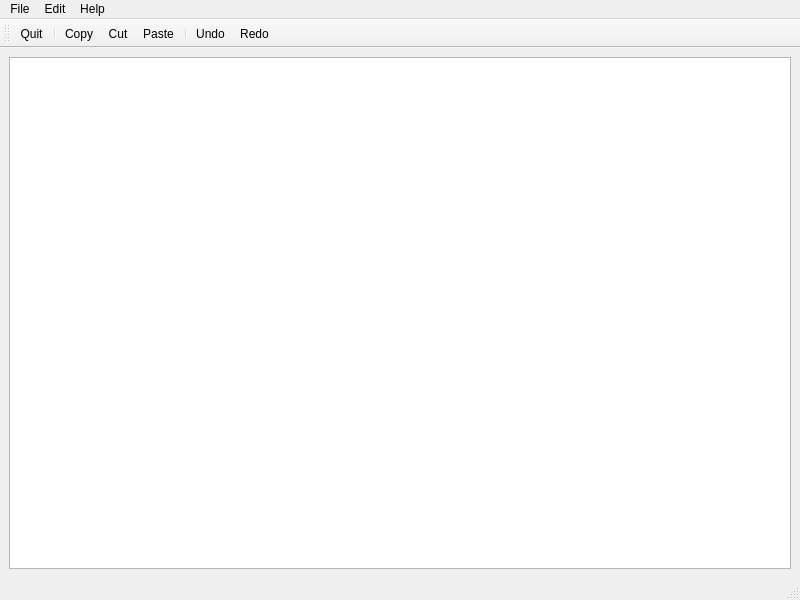
<?xml version="1.0" encoding="UTF-8"?>
<ui version="4.0">
 <class>MainWindow</class>
 <widget class="QMainWindow" name="MainWindow">
  <property name="geometry">
   <rect>
    <x>0</x>
    <y>0</y>
    <width>800</width>
    <height>600</height>
   </rect>
  </property>
  <property name="windowTitle">
   <string>MainWindow</string>
  </property>
  <widget class="QWidget" name="centralwidget">
   <layout class="QVBoxLayout" name="verticalLayout">
    <item>
     <widget class="QTextEdit" name="textEdit"/>
    </item>
   </layout>
  </widget>
  <widget class="QMenuBar" name="menubar">
   <property name="geometry">
    <rect>
     <x>0</x>
     <y>0</y>
     <width>800</width>
     <height>22</height>
    </rect>
   </property>
   <widget class="QMenu" name="menuFile">
    <property name="title">
     <string>File</string>
    </property>
    <addaction name="actionQuit"/>
   </widget>
   <widget class="QMenu" name="menuEdit">
    <property name="title">
     <string>Edit</string>
    </property>
    <addaction name="actionCopy"/>
    <addaction name="actionCut"/>
    <addaction name="actionPaste"/>
    <addaction name="separator"/>
    <addaction name="actionRedo"/>
    <addaction name="actionUndo"/>
   </widget>
   <widget class="QMenu" name="menuHelp">
    <property name="title">
     <string>Help</string>
    </property>
    <addaction name="actionAbout"/>
    <addaction name="actionAboutQt"/>
   </widget>
   <addaction name="menuFile"/>
   <addaction name="menuEdit"/>
   <addaction name="menuHelp"/>
  </widget>
  <widget class="QStatusBar" name="statusbar"/>
  <widget class="QToolBar" name="toolBar">
   <property name="windowTitle">
    <string>toolBar</string>
   </property>
   <attribute name="toolBarArea">
    <enum>TopToolBarArea</enum>
   </attribute>
   <attribute name="toolBarBreak">
    <bool>false</bool>
   </attribute>
   <addaction name="actionQuit"/>
   <addaction name="separator"/>
   <addaction name="actionCopy"/>
   <addaction name="actionCut"/>
   <addaction name="actionPaste"/>
   <addaction name="separator"/>
   <addaction name="actionUndo"/>
   <addaction name="actionRedo"/>
  </widget>
  <action name="actionQuit">
   <property name="icon">
    <iconset resource="resource.qrc">
     <normaloff>:/images/quitIcon.png</normaloff>:/images/quitIcon.png</iconset>
   </property>
   <property name="text">
    <string>Quit</string>
   </property>
  </action>
  <action name="actionCopy">
   <property name="icon">
    <iconset resource="resource.qrc">
     <normaloff>:/images/copyIcon.png</normaloff>:/images/copyIcon.png</iconset>
   </property>
   <property name="text">
    <string>Copy</string>
   </property>
  </action>
  <action name="actionCut">
   <property name="icon">
    <iconset resource="resource.qrc">
     <normaloff>:/images/cutIcon.png</normaloff>:/images/cutIcon.png</iconset>
   </property>
   <property name="text">
    <string>Cut</string>
   </property>
  </action>
  <action name="actionPaste">
   <property name="icon">
    <iconset resource="resource.qrc">
     <normaloff>:/images/pasteIcon.png</normaloff>:/images/pasteIcon.png</iconset>
   </property>
   <property name="text">
    <string>Paste</string>
   </property>
  </action>
  <action name="actionAbout">
   <property name="icon">
    <iconset resource="resource.qrc">
     <normaloff>:/images/aboutIcon.png</normaloff>:/images/aboutIcon.png</iconset>
   </property>
   <property name="text">
    <string>About</string>
   </property>
  </action>
  <action name="actionAboutQt">
   <property name="icon">
    <iconset resource="resource.qrc">
     <normaloff>:/images/aboutQtIcon.png</normaloff>:/images/aboutQtIcon.png</iconset>
   </property>
   <property name="text">
    <string>AboutQt</string>
   </property>
  </action>
  <action name="actionUndo">
   <property name="icon">
    <iconset resource="resource.qrc">
     <normaloff>:/images/undoIcon.png</normaloff>:/images/undoIcon.png</iconset>
   </property>
   <property name="text">
    <string>Undo</string>
   </property>
  </action>
  <action name="actionRedo">
   <property name="icon">
    <iconset resource="resource.qrc">
     <normaloff>:/images/redoIcon.png</normaloff>:/images/redoIcon.png</iconset>
   </property>
   <property name="text">
    <string>Redo</string>
   </property>
  </action>
 </widget>
 <resources>
  <include location="resource.qrc"/>
 </resources>
 <connections/>
</ui>
